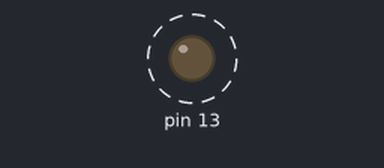
This sketch was run on a simulated Arduino Uno, built with avr-gcc and run on an emulated ATmega328P. Parts: output pins drawn as LEDs (lit = HIGH). Dashed ring = blinking.

Above: at 0.5 s.
Timing chart, 0 to 3.0 s (numbered marks = the images above):
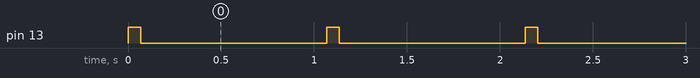

The sketch:

Emissor.ino
```cpp
#include <Arduino.h>
#include <IRremote.hpp>

const int pinoEmissor = 3; // Pino do LED Emissor IR

void setup() {
  pinMode(13, OUTPUT);
  IrSender.begin(pinoEmissor);
}

void loop() {
  digitalWrite(13, HIGH); // Pisca o LED indicador

  // MUDANÇA AQUI: Alterado para protocolo NEC
  // Endereço: 0x00 | Comando Hexadecimal: 0x5A | Repetições: 0
  IrSender.sendNEC(0x00, 0x5A, 0);

  digitalWrite(13, LOW);
  delay(1000); // Envia a cada 1 segundo
}
```

Measured:
- by itself, pin 13: alternates HIGH for 0.07 s and LOW for 1.0 s
